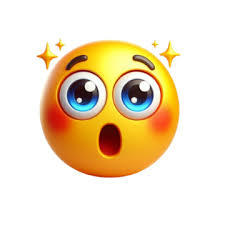
#> input picture WEEK 22/image.jpeg, 225 x 225 px
$ jupyter execute opencv_basic.ipynb
#> lines starting #> are read from the running program, lines starting #| are printed output that depends on the picture
[cell 1]
import cv2
print("OpenCV version:", cv2.__version__)

# Image Basics

[cell 2]
import cv2
image=cv2.imread("image.jpeg")
#> image is the input picture: shape (225, 225, 3); mean B, G, R 196.2, 223.4, 240.3
cv2.imshow("load image",image)

# Wait for a key press and close
cv2.waitKey(0)
cv2.destroyAllWindows()

[cell 3]
#to save the image
cv2.imwrite("output_image.jpg", image)
#> Out = True

### Image Properties

[cell 4]
print("Shape:", image.shape)  # (height, width, channels)
#| Shape: (225, 225, 3)
print("Size:", image.size)    # Total number of pixels
#| Size: 151875
print("Datatype:", image.dtype)  # Data type of pixel values
#| Datatype: uint8

## Basic Operations on Images

[cell 5]
resized_image = cv2.resize(image, (200, 200))  # New dimensions: 300x300
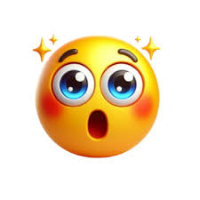
#> resized_image: shape (200, 200, 3); mean B, G, R 196.2, 223.3, 240.2
cv2.imshow("Resized Image", resized_image)
cv2.waitKey(0)

[cell 6]
cropped_image = image[0:200, 100:300]  # Crop rows 50-200 and cols 100-300
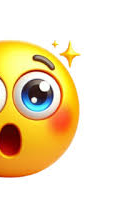
#> cropped_image: shape (200, 125, 3); mean B, G, R 187.5, 223.5, 240.8
cv2.imshow("Cropped Image", cropped_image)
cv2.waitKey(0)

[cell 7]
rotated_image = cv2.rotate(image, cv2.ROTATE_180)
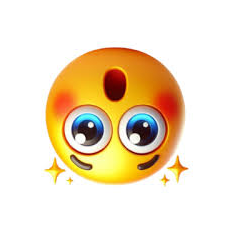
#> rotated_image: shape (225, 225, 3); mean B, G, R 196.2, 223.4, 240.3
cv2.imshow("Rotated Image", rotated_image)
cv2.waitKey(0)

[cell 8]
flipped_image = cv2.flip(image, 0)
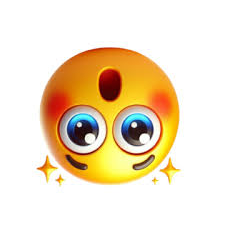
#> flipped_image: shape (225, 225, 3); mean B, G, R 196.2, 223.4, 240.3
cv2.imshow("Flipped Image", flipped_image)
cv2.waitKey(0)

# Drawing on Images

[cell 9]
import cv2

# Create a blank image
image = cv2.imread("image.jpeg")

# Draw a line: (start_x, start_y), (end_x, end_y), color, thickness
cv2.line(image, (50, 50), (200, 50), (0, 255, 0), 3)

# Draw a rectangle: (top-left), (bottom-right), color, thickness
cv2.rectangle(image, (50, 100), (200, 200), (255, 0, 0), 2)
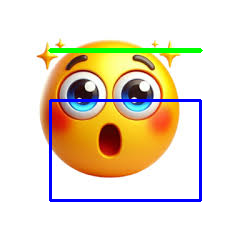
#> image: shape (225, 225, 3); mean B, G, R 195.8, 217.5, 229.9

# Draw a circle: (center_x, center_y), radius, color, thickness
cv2.circle(image, (300, 300), 50, (0, 0, 255), -1)  # Fill with -1

# Add Text
cv2.putText(image, "OpenCV Demo", (50, 400), cv2.FONT_HERSHEY_SIMPLEX, 1, (0, 255, 255), 2)

cv2.imshow("Drawing on Image", image)
cv2.waitKey(0)
cv2.destroyAllWindows()

[cell 10]
gray_image = cv2.cvtColor(image, cv2.COLOR_BGR2GRAY)
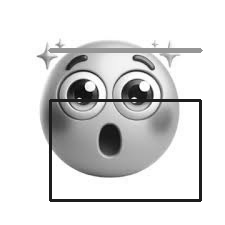
#> gray_image: shape (225, 225); min 3, max 255, mean 218.7
cv2.imshow("Grayscale Image", gray_image)
cv2.waitKey(0)

[cell 11]
hsv_image = cv2.cvtColor(image, cv2.COLOR_BGR2HSV)
#> hsv_image: shape (225, 225, 3); mean H, S, V 16.9, 64.8, 243.1
lab_image = cv2.cvtColor(image, cv2.COLOR_BGR2LAB)
#> lab_image: shape (225, 225, 3); mean of channels 0, 1, 2 225.3, 133.4, 140.4

cv2.imshow("HSV Image", hsv_image)
cv2.imshow("LAB Image", lab_image)
cv2.waitKey(0)

[cell 12]
import cv2

# Load an image
image = cv2.imread("image.jpeg")

# Add text to the image
cv2.putText(image, "OpenCV Demo", (50, 400), cv2.FONT_HERSHEY_SIMPLEX, 1, (255, 255, 255), 2)

# Display the result
cv2.imshow("Image with Text", image)
cv2.waitKey(0)
cv2.destroyAllWindows()

[cell 13]
import cv2

# Read an image in color
image = cv2.imread("image.jpeg", cv2.IMREAD_COLOR)

# Read an image in grayscale
gray_image = cv2.imread("image.jpeg", cv2.IMREAD_GRAYSCALE)
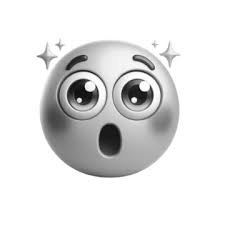
#> gray_image: shape (225, 225); min 0, max 255, mean 225.4

# Display images
cv2.imshow("Color Image", image)
cv2.imshow("Grayscale Image", gray_image)

cv2.waitKey(0)
cv2.destroyAllWindows()
